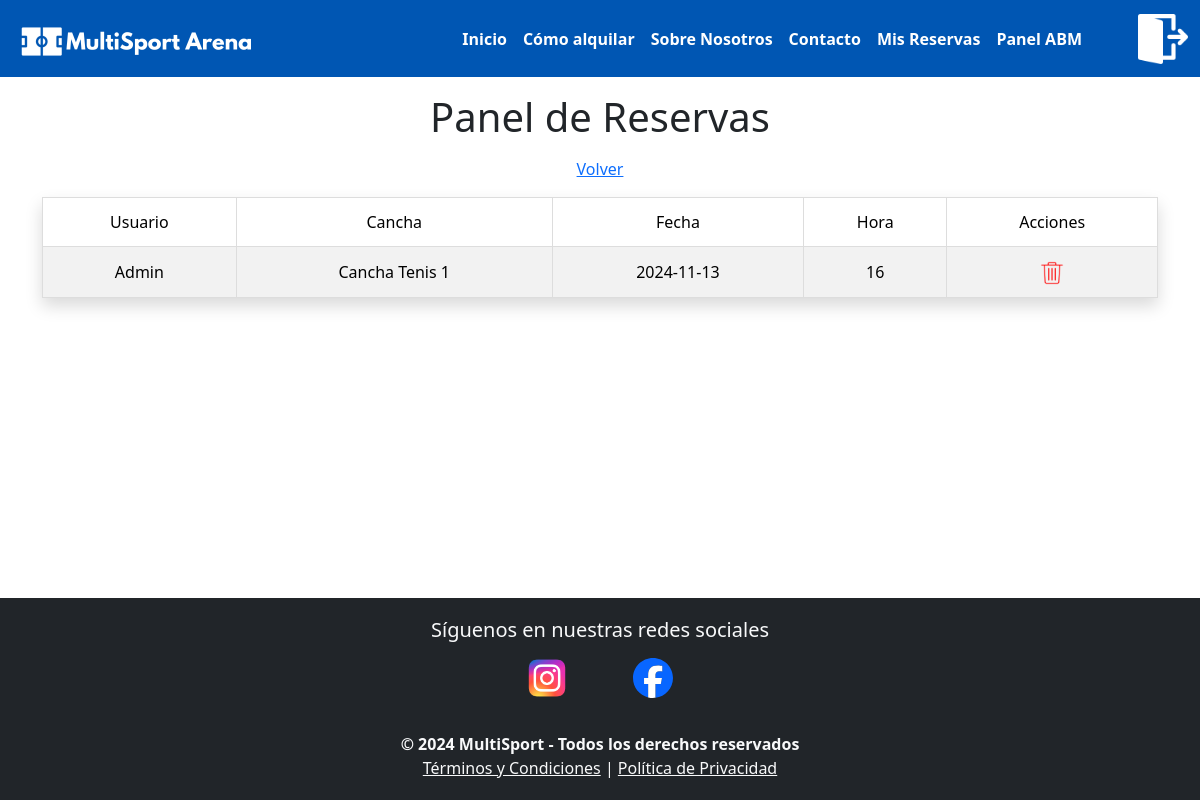
The page /admin/reservas (signed in) on the database as committed earlier.
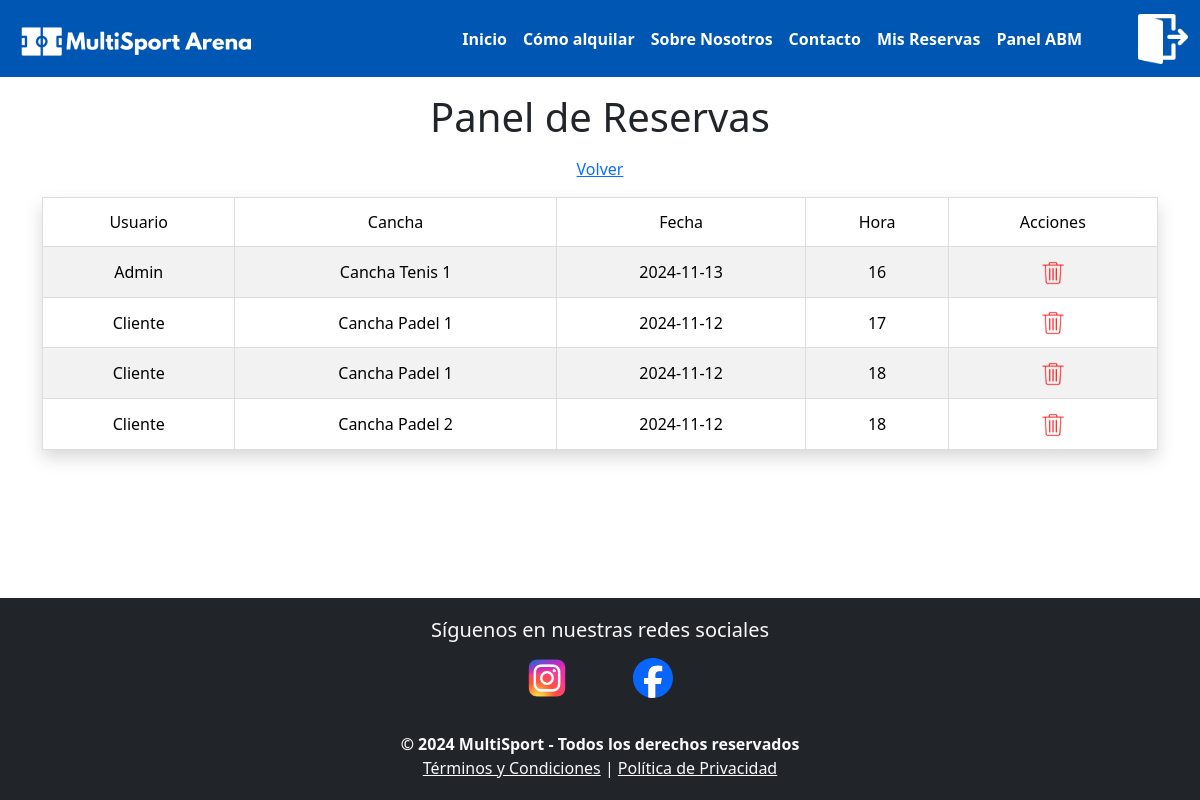
The same page on the database as committed later.
### tables this page shows
CREATE TABLE Reservas (
            id_reserva INTEGER PRIMARY KEY AUTOINCREMENT,
            id_usuario INTEGER NOT NULL,
            id_cancha INTEGER NOT NULL,
            fecha TEXT NOT NULL,
            hora INTEGER NOT NULL,
            FOREIGN KEY (id_usuario) REFERENCES Usuarios (id_usuario),
            FOREIGN KEY (id_cancha) REFERENCES Canchas (id_cancha)
        );

CREATE TABLE Usuarios (
            id_usuario INTEGER PRIMARY KEY AUTOINCREMENT,
            nombre TEXT NOT NULL,
            email TEXT UNIQUE NOT NULL,
            contraseña TEXT NOT NULL,
            rol TEXT NOT NULL
        );

CREATE TABLE Canchas (
            id_cancha INTEGER PRIMARY KEY AUTOINCREMENT,
            tipo TEXT NOT NULL,
            nombre TEXT NOT NULL
        );

### app.py (the view)
@app.route('/admin/reservas')
def admin_reservas():
    if session.get('user_role') != "administrador":
        flash("No puedes ingresar, no eres admin.")
        return redirect(url_for('index'))
    conn = crear_conexion("reserva_canchas.db")
    reservas = obtener_todas_las_reservas(conn)
    conn.close()
    return render_template('admin_reservas.html', reservas=reservas)

### modelo/conexion.py (called while the page is built)
def crear_conexion(db_file):
    conn = None
    try:
        conn = sqlite3.connect(db_file)
        print(f"Conectado a la base de datos {db_file}")
        return conn
    except Error as e:
        print(f"Error al conectar con la base de datos: {e}")
    return conn

### modelo/reserva.py (called while the page is built)
def obtener_todas_las_reservas(conn):
    cursor = conn.cursor()
    cursor.execute("""
        SELECT r.id_reserva, u.nombre AS usuario, c.nombre AS cancha, r.fecha, r.hora
        FROM Reservas r
        JOIN Usuarios u ON r.id_usuario = u.id_usuario
        JOIN Canchas c ON r.id_cancha = c.id_cancha
    """)
    return cursor.fetchall()

### templates/admin_reservas.html (shortened to what this page needs)
{% include 'header.html' %}
<main class="container mt-3 mb-3">
    <h1 class="text-center mb-3">Panel de Reservas</h1>
    <div class="text-center mb-3">
        <a href="{{ url_for('admin_dashboard') }}">Volver</a>
    </div>
    <table class="table table-striped table-bordered shadow">
        <thead>
            <tr>
                <th>Usuario</th>
                <th>Cancha</th>
                <th>Fecha</th>
                <th>Hora</th>
                <th>Acciones</th>
            </tr>
        </thead>
        <tbody>
            {% for reserva in reservas %}
            <tr>
                <td>{{ reserva[1] }}</td>
                <td>{{ reserva[2] }}</td>
                <td>{{ reserva[3] }}</td>
                <td>{{ reserva[4] }}</td>
                <td>
                    <a href="{{ url_for('eliminar_reserva_route', id=reserva[0]) }}">
                        <img src="{{ url_for('static', filename='img/borrar.png') }}" alt="Eliminar" width="24" height="24">
                    </a>
                </td>
            </tr>
            {% endfor %}
        </tbody>
    </table>
</main>
{% include 'footer.html' %}

### templates/header.html (shortened to what this page needs)
<!DOCTYPE html>
<html lang="en">
<head>
    <link rel="stylesheet" href="https://cdnjs.cloudflare.com/ajax/libs/font-awesome/6.5.2/css/all.min.css"
>
    <link href="https://cdn.jsdelivr.net/npm/bootstrap@5.3.3/dist/css/bootstrap.min.css" rel="stylesheet"
>
    <link rel="stylesheet" href="{{ url_for('static', filename='css/style.css') }}">
    <link href="https://cdn.jsdelivr.net/npm/bootstrap-icons/font/bootstrap-icons.css" rel="stylesheet">
</head>
<body>
    <header>
        <nav class="navbar navbar-expand-lg">
            <div class="container-fluid">
                <a class="navbar-brand" href="/">
                    <img src="{{ url_for('static', filename='img/logo.png') }}" alt="Logo" width="250"
                        class="d-inline-block align-text-top">
                </a>
                <div class="collapse navbar-collapse justify-content-end" id="navbarNavDropdown">
                    <ul class="navbar-nav">
                        <li class="nav-item">
                            <a class="nav-link fw-bold {% if request.path == '/' %}active{% endif %}" aria-current="page" href="/">Inicio</a>
                        </li>
                        <li class="nav-item">
                            <a class="nav-link fw-bold {% if request.path == '/comoalquilar' %}active{% endif %}" href="/comoalquilar">Cómo alquilar</a>
                        </li>
                        <li class="nav-item">
                            <a class="nav-link fw-bold {% if request.path == '/sobrenosotros' %}active{% endif %}" href="/sobrenosotros">Sobre Nosotros</a>
                        </li>
                        <li class="nav-item">
                            <a class="nav-link fw-bold {% if request.path == '/contacto' %}active{% endif %}" href="/contacto">Contacto</a>
                        </li>
                        {% if session.get('user_id') %}
                        <li class="nav-item">
                            <a class="nav-link fw-bold {% if request.path == url_for('mis_reservas') %}active{% endif %}" href="{{ url_for('mis_reservas') }}">Mis Reservas</a>
                        </li>
                        {% endif %}
                        {% if session.get('user_role') == 'administrador' %}
                        <li class="nav-item">
                            <a class="nav-link fw-bold {% if request.path == url_for('admin_dashboard') %}active{% endif %}" href="{{ url_for('admin_dashboard') }}">Panel ABM</a>
                        </li>
                        {% endif %}
                    </ul>
                    <div class="d-flex ms-5">
                        <a class="nav-link"
                            href="{% if 'user_id' in session %}/auth/logout{% else %}/auth/login{% endif %}">
                            <img src="{{ url_for('static', filename='img/' + ('usuario.png' if 'user_id' not in session else 'logout.png')) }}"
                                alt="usuario" width="50" height="50">
                        </a>
                    </div>
                </div>
            </div>
        </nav>
    </header>
</body>
</html>

### templates/footer.html
<footer class="footer bg-dark text-light py-2.5">
    <div class="row text-center mb-4">
        <div class="col-md-12">
            <h5 class="mb-3">Síguenos en nuestras redes sociales</h5>
            <div class="footer-icons">
                <a href="https://www.instagram.com" target="_blank" class="mx-3">
                    <img src="{{ url_for('static', filename='img/ig.png') }}" alt="Instagram" class="social-icon">
                </a>
                <a href="https://www.twitter.com" target="_blank" class="mx-3">
                    <img src="{{ url_for('static', filename='img/facebook.svg') }}" alt="Twitter" class="social-icon">
                </a>
            </div>
        </div>
    </div>
    <div class="row text-center mt-4">
        <div class="col-md-12">
            <p class="footer-text m-0">© 2024 MultiSport - Todos los derechos reservados</p>
            <p class="m-0">
                <a href="{{ url_for('static', filename='pdf/terminos.pdf') }}"  target="_blank"   class="text-light">Términos y Condiciones</a> |
                <a href="{{ url_for('static', filename='pdf/terminos.pdf') }}"  target="_blank" class="text-light">Política de Privacidad</a>
            </p>
        </div>
    </div>
</footer>

### static/css/style.css (style rules this page uses)
.navbar { background-color: #0056B3; }
.nav-link { color: white; }
.navbar-brand img { filter: brightness(0) invert(1); }
html, body { height: 100%; margin: 0; display: flex; flex-direction: column; }
main { flex: 1; }
.footer { background-color: #cfd0d0; padding: 20px; text-align: center; }
.footer-icons { margin-bottom: 10px; }
.footer-text { font-weight: bold; }
.social-icon { width: 70px; height: 40px; transition: transform 0.3s ease; }
.footer-icons a { display: inline-block; }
.footer-icons { text-align: center; }
.table th { vertical-align: middle; font-weight: 500; text-align: center; }
.table td { padding: 0; vertical-align: middle; }
.table-bordered td, .table-bordered th { border: 1px solid #ddd; }
.table th, .table td { text-align: center; padding: 0.75rem; }

Rows that differ between the two databases and show on the page:
added Reservas: nombre "Cliente", nombre "Cancha Padel 1", fecha "2024-11-12", hora "17"
added Reservas: nombre "Cliente", nombre "Cancha Padel 1", fecha "2024-11-12", hora "18"
added Reservas: nombre "Cliente", nombre "Cancha Padel 2", fecha "2024-11-12", hora "18"
